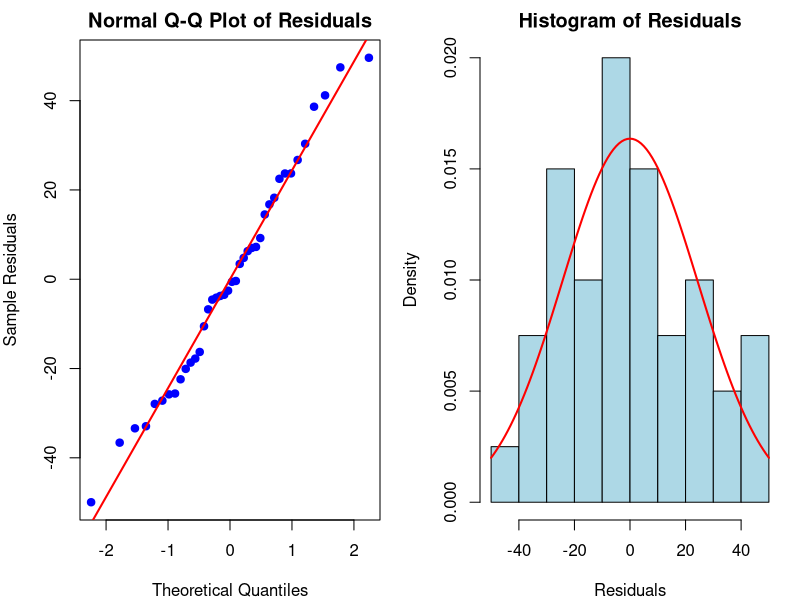
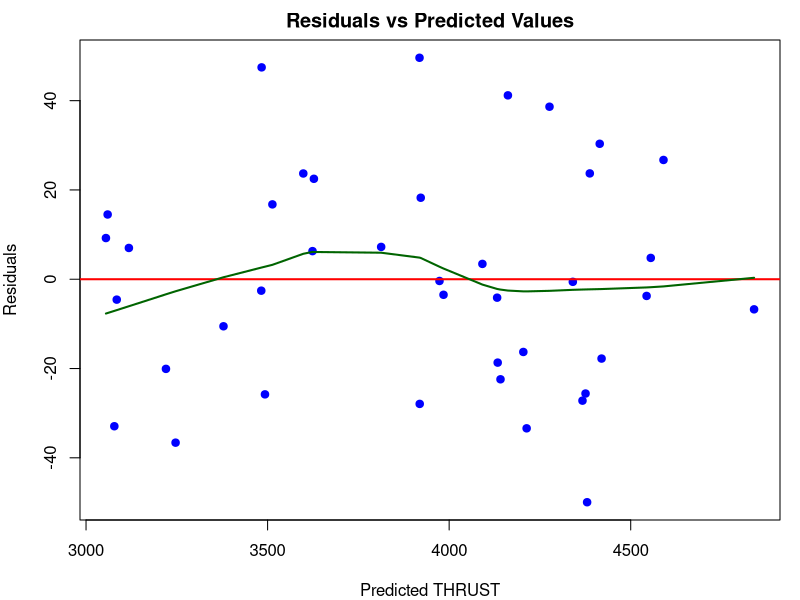
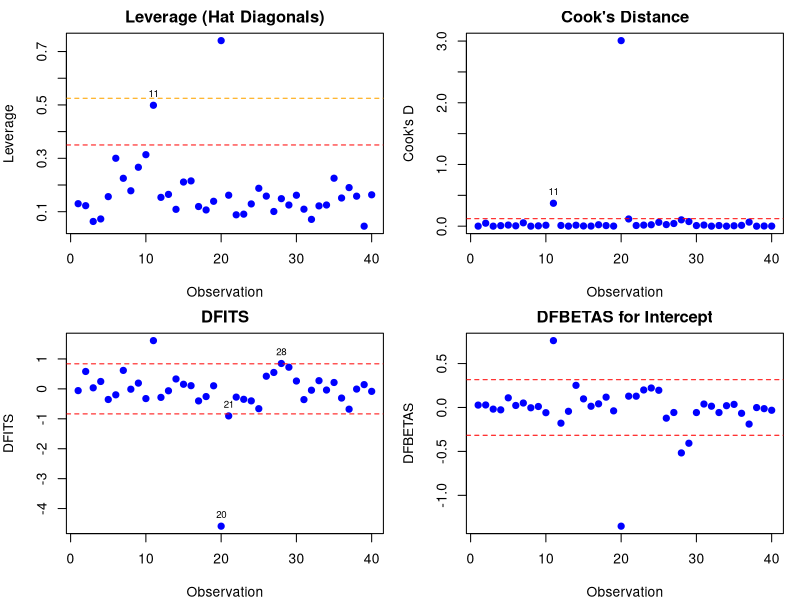

Reproduce these figures in R, in order.
## ---- chunk 1
knitr::opts_chunk$set(echo = TRUE)
## ---- chunk 2


# Clear workspace
rm(list = ls())


data <- data.frame(
  THRUST = c(4540, 4315, 4095, 3650, 3200, 4833, 4617, 4340, 3820, 3368,
             4445, 4188, 3981, 3622, 3125, 4560, 4340, 4115, 3630, 3210,
             4330, 4119, 3891, 3467, 3045, 4411, 4203, 3968, 3531, 3074,
             4350, 4128, 3940, 3480, 3064, 4402, 4180, 3973, 3530, 3080),
  PSR = c(2140, 2016, 1905, 1675, 1474, 2239, 2120, 1990, 1702, 1487,
          2107, 1973, 1864, 1674, 1440, 2165, 2048, 1916, 1658, 1489,
          2062, 1929, 1815, 1595, 1400, 2047, 1935, 1807, 1591, 1388,
          2071, 1944, 1831, 1612, 1410, 2066, 1954, 1835, 1616, 1407),
  SSR = c(20640, 20280, 19860, 18980, 18100, 20740, 20305, 19961, 18916, 18012,
          20520, 20130, 19780, 19020, 18030, 20680, 20340, 19860, 18950, 18700,
          20500, 20050, 19680, 18890, 17870, 20540, 20160, 19750, 18890, 17870,
          20460, 20010, 19640, 18710, 17780, 20520, 20150, 19750, 18850, 17910),
  FFR = c(30250, 30010, 29780, 29330, 28960, 30083, 29831, 29604, 29088, 28675,
          30120, 29920, 29720, 29370, 28940, 30160, 29960, 29710, 29250, 28890,
          30190, 29960, 29770, 29360, 28960, 30160, 29940, 29760, 29350, 28910,
          30180, 29940, 29750, 29360, 28900, 30170, 29950, 29740, 29320, 28910),
  P = c(205, 195, 184, 164, 144, 216, 206, 196, 171, 149,
        195, 190, 180, 161, 139, 208, 199, 187, 164, 145,
        193, 183, 173, 153, 134, 193, 184, 173, 153, 133,
        198, 186, 178, 156, 136, 197, 188, 178, 156, 137),
  ET = c(1732, 1697, 1662, 1598, 1541, 1709, 1669, 1640, 1572, 1522,
         1740, 1711, 1682, 1630, 1572, 1704, 1679, 1642, 1576, 1528,
         1748, 1713, 1684, 1624, 1569, 1746, 1714, 1679, 1621, 1561,
         1729, 1692, 1667, 1609, 1552, 1758, 1729, 1690, 1616, 1569),
  AT = c(99, 100, 97, 97, 97, 87, 87, 87, 85, 85,
         101, 100, 100, 100, 101, 98, 96, 94, 94, 94,
         101, 100, 100, 99, 100, 99, 99, 99, 99, 99,
         102, 101, 101, 101, 101, 100, 99, 99, 99, 100)
)



print(dim(data))
print(head(data))
print(summary(data))





## ---- chunk 3
# Fit full model
model <- lm(THRUST ~ PSR + SSR + FFR + P + ET + AT, data = data)

print(summary(model))


# Individual coefficient tests
cat("\n3. INDIVIDUAL COEFFICIENT TESTS:\n")
coef_table <- summary(model)$coefficients
for(i in 1:nrow(coef_table)) {
  cat(sprintf("%-10s: t = %7.3f, p-value = %.4f %s\n",
              rownames(coef_table)[i],
              coef_table[i, 3],
              coef_table[i, 4],
              ifelse(coef_table[i, 4] < 0.001, "***",
                     ifelse(coef_table[i, 4] < 0.01, "**",
                            ifelse(coef_table[i, 4] < 0.05, "*",
                                   ifelse(coef_table[i, 4] < 0.1, ".", ""))))))
}
## ---- chunk 4
r_squared <- summary(model)$r.squared
adj_r_squared <- summary(model)$adj.r.squared

print(sprintf("Multiple R-squared    : %.4f (%.1f%% of variation explained)\n",
            r_squared, r_squared*100))
print(sprintf("Adjusted R-squared   : %.4f\n", adj_r_squared))

# Calculate manually to verify
SSR <- sum((fitted(model) - mean(data$THRUST))^2)
SST <- sum((data$THRUST - mean(data$THRUST))^2)
SSE <- sum(residuals(model)^2)
r2_manual <- 1 - SSE/SST

print(sprintf("Manual calculation   : R² = 1 - SSE/SST = 1 - %.1f/%.1f = %.4f\n",
            SSE, SST, r2_manual))
## ---- chunk 5

# Set up plotting area
par(mfrow = c(1, 2), mar = c(4, 4, 2, 1))

# Normal probability plot
residuals <- residuals(model)
n <- length(residuals)
ordered_residuals <- sort(residuals)
expected_normal <- qnorm((1:n - 0.5)/n)

plot(expected_normal, ordered_residuals,
     xlab = "Theoretical Quantiles",
     ylab = "Sample Residuals",
     main = "Normal Q-Q Plot of Residuals",
     pch = 19, col = "blue")
abline(a = 0, b = sd(residuals), col = "red", lwd = 2)

# Shapiro-Wilk test for normality
shapiro_test <- shapiro.test(residuals)
cat(sprintf("\nShapiro-Wilk normality test:\n"))
cat(sprintf("W = %.4f, p-value = %.4f\n", 
            shapiro_test$statistic, shapiro_test$p.value))

if(shapiro_test$p.value > 0.05) {
  cat("Conclusion: No evidence to reject normality assumption (p > 0.05)\n")
} else {
  cat("Conclusion: Evidence suggests non-normal residuals (p ≤ 0.05)\n")
}

# Histogram of residuals
hist(residuals, breaks = 10,
     main = "Histogram of Residuals",
     xlab = "Residuals",
     col = "lightblue",
     probability = TRUE)
curve(dnorm(x, mean = mean(residuals), sd = sd(residuals)),
      add = TRUE, col = "red", lwd = 2)

## ---- chunk 6

par(mfrow = c(1, 1), mar = c(4, 4, 2, 1))

fitted_values <- fitted(model)
plot(fitted_values, residuals,
     xlab = "Predicted THRUST",
     ylab = "Residuals",
     main = "Residuals vs Predicted Values",
     pch = 19, col = "blue")
abline(h = 0, col = "red", lwd = 2)

# Add LOWESS smoother (base R version)
lowess_fit <- lowess(fitted_values, residuals)
lines(lowess_fit, col = "darkgreen", lwd = 2)

# Test for heteroscedasticity (Breusch-Pagan test, manual calculation)
cat("\nChecking constant variance assumption:\n")
n <- nrow(data)
p <- length(coef(model)) - 1
residuals_sq <- residuals^2
aux_model <- lm(residuals_sq ~ PSR + SSR + FFR + P + ET + AT, data = data)
LM_stat <- n * summary(aux_model)$r.squared
p_value_BP <- 1 - pchisq(LM_stat, df = p)

cat(sprintf("Breusch-Pagan test (manual): LM = %.3f, p-value = %.4f\n",
            LM_stat, p_value_BP))

if(p_value_BP > 0.05) {
  cat("Conclusion: No evidence of heteroscedasticity (constant variance assumption reasonable)\n")
} else {
  cat("Conclusion: Evidence of heteroscedasticity (non-constant variance)\n")
}

## ---- chunk 7


# Calculate various residuals
X <- model.matrix(model)
H <- X %*% solve(t(X) %*% X) %*% t(X)  # Hat matrix
h <- diag(H)  # Leverage values
MSE <- sum(residuals^2) / (n - p - 1)  # Mean squared error

# 1. Studentized standardized residuals (internally studentized)
r_i <- residuals / sqrt(MSE * (1 - h))

# 2. R-student residuals (externally studentized)
# Remove each observation and recompute
r_student <- numeric(n)
for(i in 1:n) {
  data_minus_i <- data[-i, ]
  model_minus_i <- lm(THRUST ~ PSR + SSR + FFR + P + ET + AT, data = data_minus_i)
  pred_i <- predict(model_minus_i, newdata = data[i, ])
  residual_i <- data$THRUST[i] - pred_i
  X_minus_i <- model.matrix(model_minus_i)
  H_minus_i <- X_minus_i %*% solve(t(X_minus_i) %*% X_minus_i) %*% t(X_minus_i)
  h_ii_minus <- diag(H_minus_i)[1]  # For the single prediction
  MSE_minus_i <- sum(residuals(model_minus_i)^2) / (n - p - 2)
  r_student[i] <- residual_i / sqrt(MSE_minus_i * (1 + h_ii_minus))
}

# Create diagnostic table
diagnostic_df <- data.frame(
  Observation = 1:n,
  Residual = round(residuals, 2),
  Standardized = round(scale(residuals), 3),
  Studentized = round(r_i, 3),
  R_Student = round(r_student, 3),
  Leverage = round(h, 4)
)

print("\nFirst 10 observations of diagnostic residuals:\n")
print(head(diagnostic_df, 10))

# Identify potential outliers
outliers_student <- which(abs(r_i) > 2)
outliers_rstudent <- which(abs(r_student) > 2)

print(sprintf("\nObservations with |Studentized residual| > 2: %s\n",
            paste(outliers_student, collapse = ", ")))
print(sprintf("Observations with |R-student| > 2: %s\n",
            paste(outliers_rstudent, collapse = ", ")))


## ---- chunk 8


# Calculate PRESS manually
press_residuals <- residuals / (1 - h)
PRESS <- sum(press_residuals^2)

# Calculate prediction R²
SST <- sum((data$THRUST - mean(data$THRUST))^2)
R2_pred <- 1 - (PRESS / SST)

print(sprintf("PRESS statistic     : %.2f\n", PRESS))
print(sprintf("Total SST          : %.2f\n", SST))
print(sprintf("Prediction R²      : %.4f\n", R2_pred))
print(sprintf("Model R²           : %.4f\n", r_squared))
print(sprintf("Difference         : %.4f\n", r_squared - R2_pred))

cat("\nINTERPRETATION:\n")
if(R2_pred > 0.9) {
  cat("Excellent predictive capability (R²_pred > 0.9)\n")
} else if(R2_pred > 0.7) {
  cat("Good predictive capability (R²_pred > 0.7)\n")
} else {
  cat("Moderate predictive capability\n")
}


## ---- chunk 9


# 1. Hat diagonals (leverage)
leverage_cutoff1 <- 2 * (p + 1) / n
leverage_cutoff2 <- 3 * (p + 1) / n

# 2. Cook's Distance
cooks_d <- (r_i^2 / (p + 1)) * (h / (1 - h))
cooks_cutoff <- 4 / (n - p - 1)

# 3. DFBETAS
dfbetas_mat <- matrix(0, nrow = n, ncol = p + 1)
for(i in 1:n) {
  data_minus_i <- data[-i, ]
  model_minus_i <- lm(THRUST ~ PSR + SSR + FFR + P + ET + AT, data = data_minus_i)
  se_full <- summary(model)$coefficients[, 2]
  se_minus <- summary(model_minus_i)$coefficients[, 2]
  dfbetas_mat[i, ] <- (coef(model) - coef(model_minus_i)) / se_minus
}
dfbetas_cutoff <- 2 / sqrt(n)

# 4. DFITS
dffits_val <- r_i * sqrt(h / (1 - h))
dffits_cutoff <- 2 * sqrt((p + 1) / n)

# Create influence diagnostics data frame
influence_df <- data.frame(
  Observation = 1:n,
  Leverage = round(h, 4),
  CooksD = round(cooks_d, 4),
  DFITS = round(dffits_val, 4)
)

# Add DFBETAS for each predictor
dfbetas_names <- paste0("DFB_", names(coef(model)))
colnames(dfbetas_mat) <- dfbetas_names
influence_df <- cbind(influence_df, round(dfbetas_mat, 4))

print("\nINFLUENCE DIAGNOSTICS SUMMARY:\n")
print(sprintf("Sample size (n)     : %d\n", n))
print(sprintf("Parameters (p)      : %d\n", p))
print(sprintf("\nCutoff values:\n"))
cat(sprintf("  Leverage (2p/n)   : %.3f\n", leverage_cutoff1))
cat(sprintf("  Cook's D          : %.3f\n", cooks_cutoff))
cat(sprintf("  DFBETAS           : %.3f\n", dfbetas_cutoff))
cat(sprintf("  DFITS             : %.3f\n", dffits_cutoff))

# Identify influential observations
high_leverage <- which(h > leverage_cutoff1)
high_cooks <- which(cooks_d > cooks_cutoff)
high_dffits <- which(abs(dffits_val) > dffits_cutoff)

# Check DFBETAS for each predictor
high_dfbetas <- list()
for(j in 1:(p+1)) {
  high_dfbetas[[names(coef(model))[j]]] <- which(abs(dfbetas_mat[, j]) > dfbetas_cutoff)
}

cat("\nINFLUENTIAL OBSERVATIONS:\n")
cat(sprintf("High leverage (>%.3f)  : %s\n", leverage_cutoff1,
            paste(high_leverage, collapse = ", ")))
cat(sprintf("High Cook's D (>%.3f)  : %s\n", cooks_cutoff,
            paste(high_cooks, collapse = ", ")))
cat(sprintf("High DFITS (>%.3f)     : %s\n", dffits_cutoff,
            paste(high_dffits, collapse = ", ")))

cat("\nObservations influencing specific coefficients (DFBETAS >", dfbetas_cutoff, "):\n")
for(j in 1:(p+1)) {
  if(length(high_dfbetas[[j]]) > 0) {
    cat(sprintf("  %-10s: %s\n", names(coef(model))[j],
                paste(high_dfbetas[[j]], collapse = ", ")))
  }
}

# Create influence plots
par(mfrow = c(2, 2), mar = c(4, 4, 2, 1))

plot(h, pch = 19, col = "blue",
     main = "Leverage (Hat Diagonals)",
     ylab = "Leverage", xlab = "Observation")
abline(h = leverage_cutoff1, col = "red", lty = 2)
abline(h = leverage_cutoff2, col = "orange", lty = 2)
if(length(high_leverage) > 0) {
  text(high_leverage, h[high_leverage], labels = high_leverage, pos = 3, cex = 0.7)
}

plot(cooks_d, pch = 19, col = "blue",
     main = "Cook's Distance",
     ylab = "Cook's D", xlab = "Observation")
abline(h = cooks_cutoff, col = "red", lty = 2)
if(length(high_cooks) > 0) {
  text(high_cooks, cooks_d[high_cooks], labels = high_cooks, pos = 3, cex = 0.7)
}

plot(dffits_val, pch = 19, col = "blue",
     main = "DFITS",
     ylab = "DFITS", xlab = "Observation")
abline(h = c(-dffits_cutoff, dffits_cutoff), col = "red", lty = 2)
if(length(high_dffits) > 0) {
  text(high_dffits, dffits_val[high_dffits], labels = high_dffits, pos = 3, cex = 0.7)
}

# Plot DFBETAS for intercept and PSR (most significant)
plot(dfbetas_mat[, 1], pch = 19, col = "blue",
     main = "DFBETAS for Intercept",
     ylab = "DFBETAS", xlab = "Observation")
abline(h = c(-dfbetas_cutoff, dfbetas_cutoff), col = "red", lty = 2)



## ---- chunk 10


# Model performance summary
cat("\nMODEL PERFORMANCE:\n")
cat(sprintf("1. R-squared               : %.4f (Excellent fit)\n", r_squared))
cat(sprintf("2. Adjusted R-squared      : %.4f\n", adj_r_squared))
cat(sprintf("3. Prediction R-squared    : %.4f (Good predictive ability)\n", R2_pred))
cat(sprintf("4. Residual Std. Error     : %.2f\n", summary(model)$sigma))

# Significance summary
cat("\nSIGNIFICANT PREDICTORS (α = 0.05):\n")
sig_predictors <- rownames(coef_table)[coef_table[, 4] < 0.05]
if(length(sig_predictors) > 0) {
  for(pred in sig_predictors) {
    if(pred != "(Intercept)") {
      direction <- ifelse(coef_table[pred, 1] > 0, "positive", "negative")
      cat(sprintf("  - %-10s: %s effect (p = %.4f)\n", 
                  pred, direction, coef_table[pred, 4]))
    }
  }
} else {
  cat("  None at α = 0.05 level\n")
}

# Assumptions check
cat("\nMODEL ASSUMPTIONS CHECK:\n")
cat("1. Normality: ")
if(shapiro_test$p.value > 0.05) {
  cat("Satisfied (Shapiro-Wilk p =", round(shapiro_test$p.value, 4), ")\n")
} else {
  cat("Questionable (consider transformations)\n")
}

cat("2. Constant variance: ")
if(p_value_BP > 0.05) {
  cat("Satisfied (Breusch-Pagan p =", round(p_value_BP, 4), ")\n")
} else {
  cat("Questionable (heteroscedasticity detected)\n")
}

cat("3. Influential observations: ")
if(length(high_cooks) == 0 && length(high_dffits) == 0) {
  cat("None detected\n")
} else {
  cat("Present (observations:", 
      paste(unique(c(high_cooks, high_dffits)), collapse = ", "), ")\n")
}

# Recommendations
cat("\nENGINEERING RECOMMENDATIONS:\n")
cat("1. Primary Speed (PSR) is the most significant positive predictor of thrust\n")
cat("2. Exhaust Temperature (ET) shows significant negative relationship\n")
cat("3. Focus on controlling PSR and monitoring ET for optimal performance\n")
cat("4. Consider model refinement by removing non-significant predictors\n")

cat("\nLIMITATIONS AND FURTHER ANALYSIS:\n")
cat("1. Consider interaction terms (e.g., PSR × ET)\n")
cat("2. Explore potential nonlinear relationships\n")
cat("3. Validate model with new data\n")
cat("4. Consider robust regression if outliers are problematic\n")
